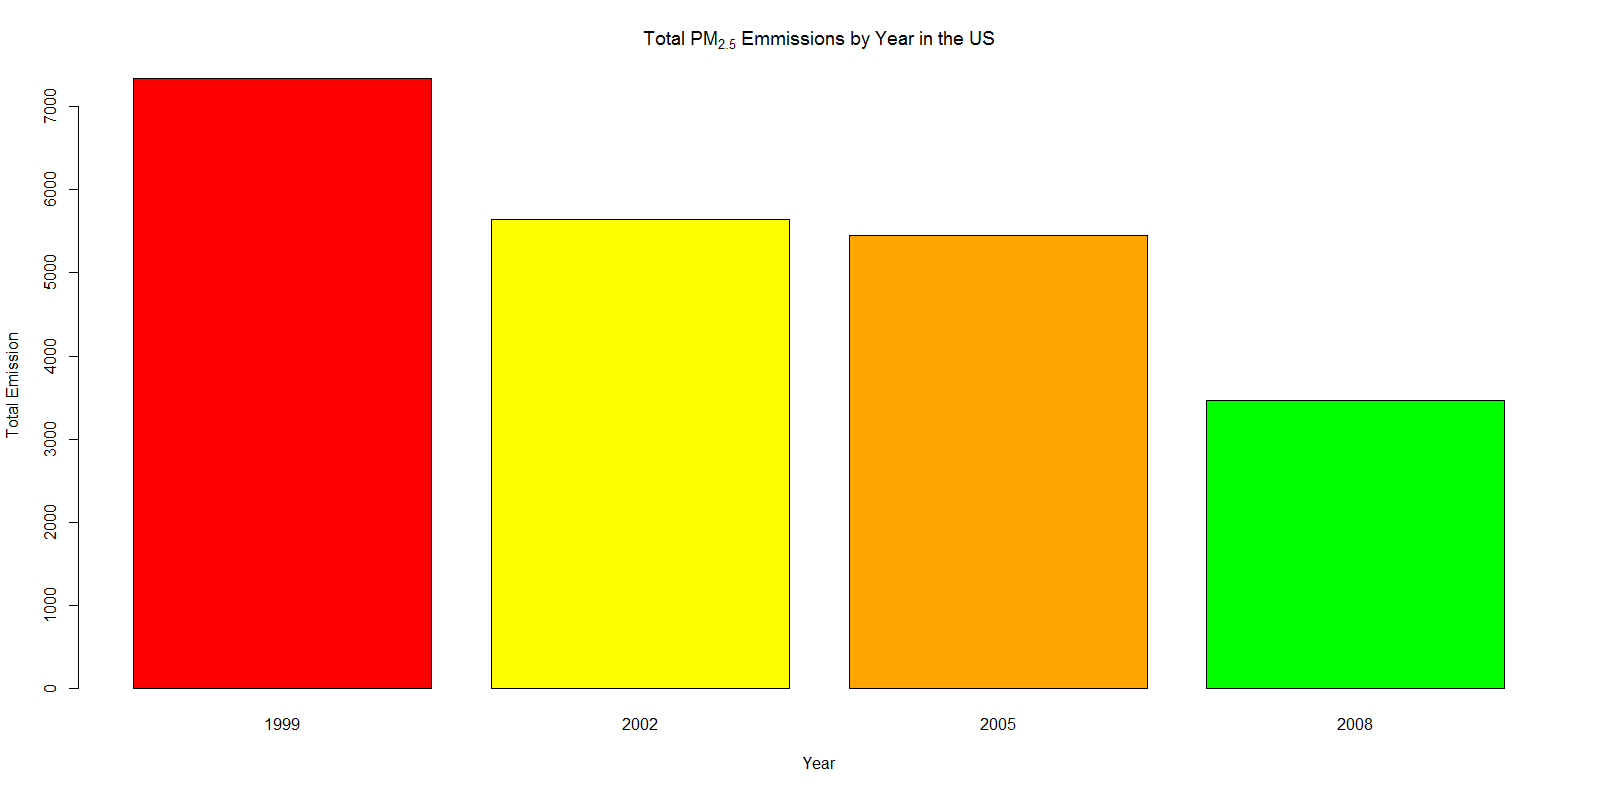

Recreate this plot in R.
bar1 <- c("red", "yellow", "orange", "green")
barplot(height=yearly_emmissions$Emissions/1000, names.arg=yearly_emmissions$year, xlab="Year", ylab=expression('Total Emission'),main=expression('Total PM'[2.5]*' Emmissions by Year in the US'), col = bar1)
